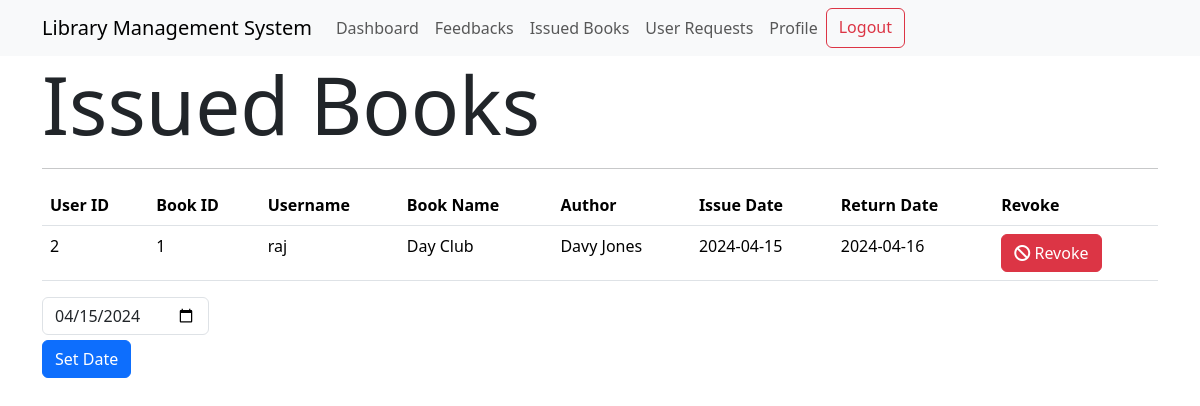
/issued_books (signed in), run on an earlier commit of the app's database.
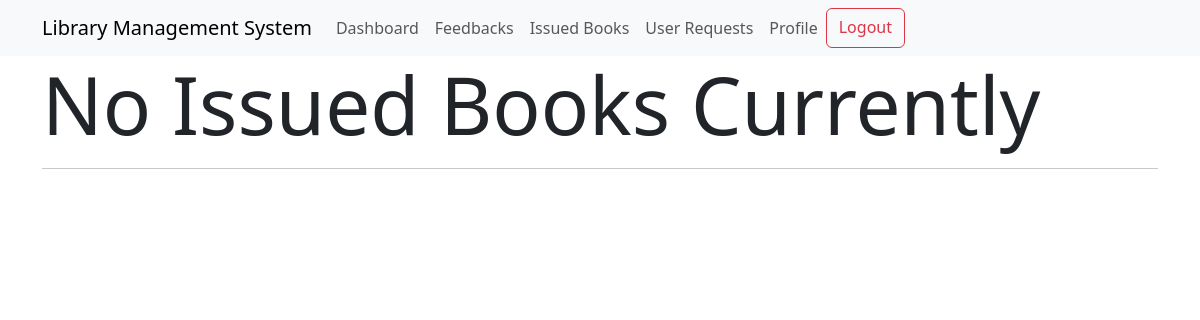
And on a later commit of the database.
### models.py (models this page shows)
class Issued(db.Model):
    id = db.Column(db.Integer, primary_key=True)
    user_id = db.Column(db.Integer, db.ForeignKey("user.id"), nullable=False)
    book_id = db.Column(db.Integer, db.ForeignKey("books.id"), nullable=False)
    username = db.Column(db.String(32), nullable=False)
    book_name = db.Column(db.String(32), nullable=False)
    author = db.Column(db.String(64), nullable=False)
    date_issued = db.Column(db.Date, nullable=False)
    return_date = db.Column(db.Date, nullable=False)

### routes.py (the view)
@app.route("/issued_books")
@admin_required
def issued_books():
    all_issued = Issued.query.all()
    now = datetime.now().strftime("%Y-%m-%d")
    return render_template("issued.html", all_issued=all_issued, now=now)

### routes.py (called while the page is built)
def admin_required(func):
    @wraps(func)
    def inner(*args, **kwargs):
        if "user_id" not in session:
            return redirect(url_for("login"))
        user = User.query.get(session["user_id"])
        if not user.is_admin:
            flash("You are not authorized to access this page")
            return redirect(url_for("index"))
        return func(*args, **kwargs)
    return inner

### templates/issued.html (shortened to what this page needs)
{% extends "layout.html" %}
{% block content %}
{% if all_issued|length > 0 %}
<h1 class="display-1">Issued Books</h1>
<hr>
<table class="table">
    <thead>
        <tr>
            <th>User ID</th>
            <th>Book ID</th>
            <th>Username</th>
            <th>Book Name</th>
            <th>Author</th>
            <th>Issue Date</th>
            <th>Return Date</th>
            <th>Revoke</th>
        </tr>
    </thead>
    <tbody>
        {% for item in all_issued %}
        <tr>
            <td>{{item.user_id}}</td>
            <td>{{item.book_id}}</td>
            <td>{{item.username}}</td>
            <td>{{item.book_name}}</td>
            <td>{{item.author}}</td>
            <td>{{item.date_issued}}</td>
            <td>{{item.return_date}}</td>
            <td>
                <form action="{{url_for('revoke_book', book_id=item.book_id, user_id=item.user_id)}}" method="POST"
                    style="display: inline;">
                    <button class=" btn btn-danger">
                        <i class="fas fa-ban"></i>
                        Revoke
                    </button>
                </form>
            </td>
        </tr>
        {% endfor %}
    </tbody>
</table>
<form action="{{url_for('set_date')}}" method="POST">
    <input type="date" name="new_date" id="new_date" class="form-control" value="{{now}}" style="width: 15%;">
    <input type="submit" class="btn btn-primary" value="Set Date" style="margin-top: 5px;">
</form>
{% else %}
<h1 class="display-1">No Issued Books Currently</h1>
<hr>
{% endif %}
{% endblock content %}

What changed in the data, as far as the page shows it:
removed Issued: user_id "2", book_id "1", username "raj", book_name "Day Club", author "Davy Jones", date_issued "2024-04-15", return_date "2024-04-16"
Also different on the page:
form field new_date: "04/15/2024" → (not shown)
form field value: "Set Date" → (not shown)
text no longer shown: "Issued Books User ID Book ID Username Book Name Author Issue Date Return Date Revoke"
text now shown: "No Issued Books Currently"
